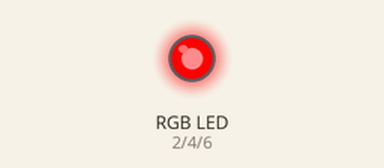
Bench run of a sketch on a simulated Arduino Uno, built with avr-gcc and run on an emulated ATmega328P. Parts: an RGB LED mixed from three pins (HIGH = lit).

Above: at 0.2 s.
At 1.0 s:
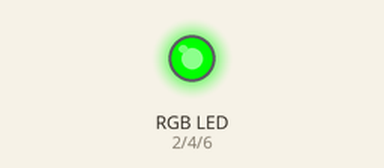
At 5.1 s:
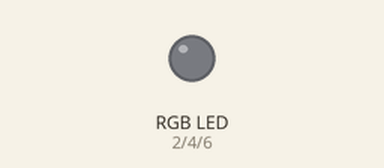
Timing chart, 0 to 7.1 s (numbered marks = the images above):
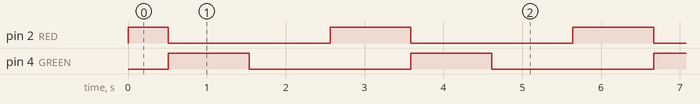

The sketch:

rgbLed.ino
```cpp
#define BLUE 6
#define GREEN 4
#define RED 2
#define DELAYTIME 4


void setup() {
  pinMode(RED, OUTPUT);
  pinMode(GREEN, OUTPUT);
  pinMode(BLUE, OUTPUT);
}

void loop() {
  int i;
  int redValue;
  int greenValue;
  int blueValue;

  i = 0;
  redValue = 255;
  greenValue = 0;
  blueValue = 0;

  digitalWrite(RED, HIGH);
  digitalWrite(GREEN, LOW);
  digitalWrite(BLUE, LOW);
  while(i < 255)
  {
    redValue--;
    greenValue++;
    analogWrite(RED, redValue);
    analogWrite(GREEN, greenValue);
    i++;
    delay(DELAYTIME);
  }
  i = 0;
  while(i < 255)
  {
    greenValue--;
    blueValue++;
    analogWrite(GREEN, greenValue);
    analogWrite(BLUE, blueValue);
    i++;
    delay(DELAYTIME);
  }
  i = 0;
  while(i < 255)
  {
    blueValue--;
    redValue++;
    analogWrite(BLUE, blueValue);
    analogWrite(RED, redValue);
    i++;
    delay(DELAYTIME);
  }
}
```

Measured:
- by itself, pin 2 (RED): repeats every 3.1 s: LOW 2.1 s, HIGH 1.0 s
- by itself, pin 4 (GREEN): alternates HIGH for 1.0 s and LOW for 2.1 s
